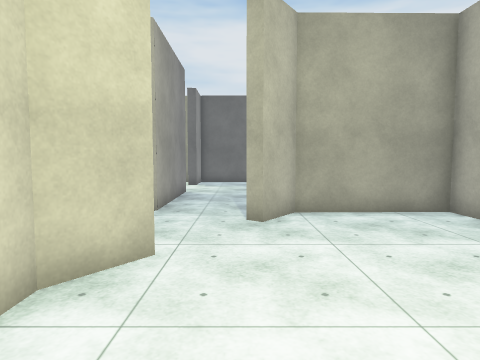
View 1 (above)

17 first-person views from a walk through a Unity game level. The camera is 1.4 m above the floor, tilts 4° down and sees 75° across. The floor is counted in squares, 1 m on a side. Each view is taken from the middle of a square. On the plan, view 1 faces up. The plan holds only what a view shows up to about 14 squares ahead; the rest is blank. The place goes on beyond the plan. Surface patterns are stand-ins for the level's own textures.

View 2
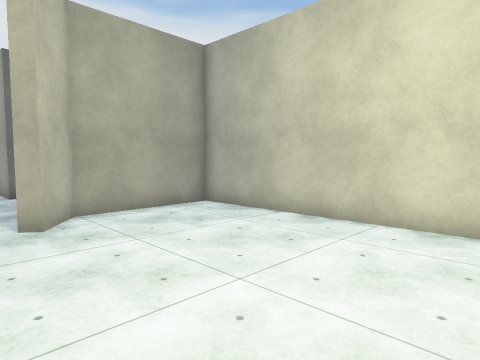

View 3
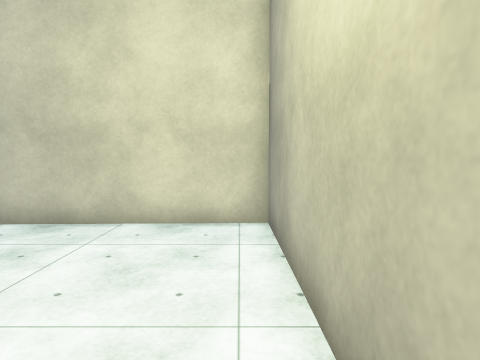

View 4
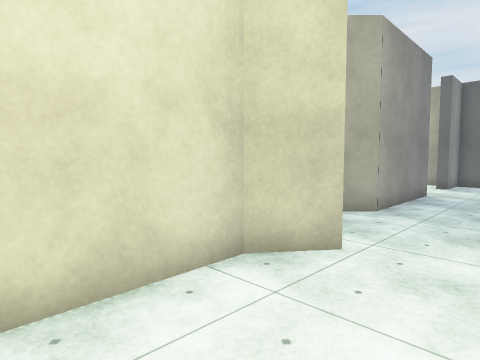

View 5
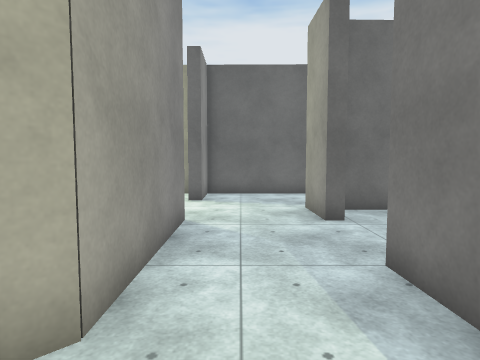

View 6
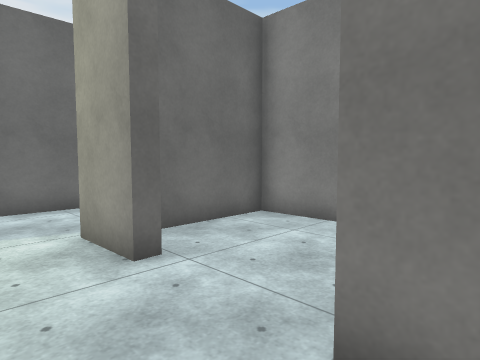

View 7
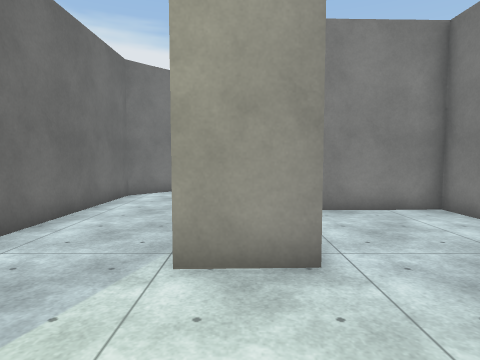

View 8
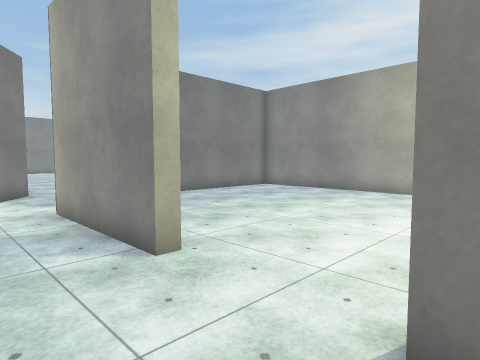

View 9
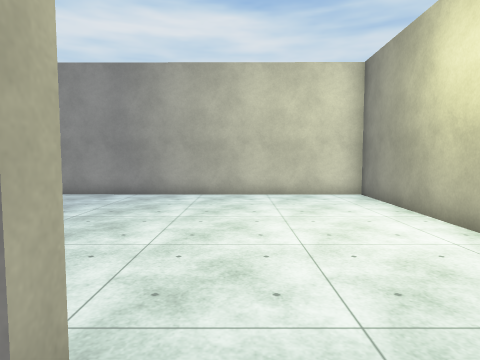

View 10
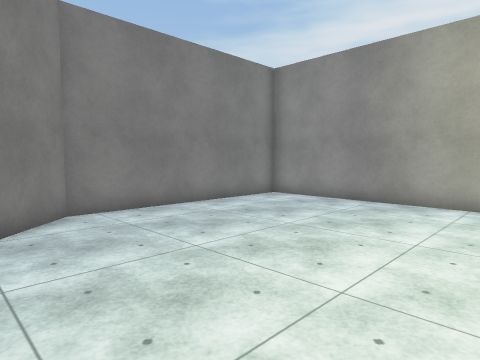

View 11
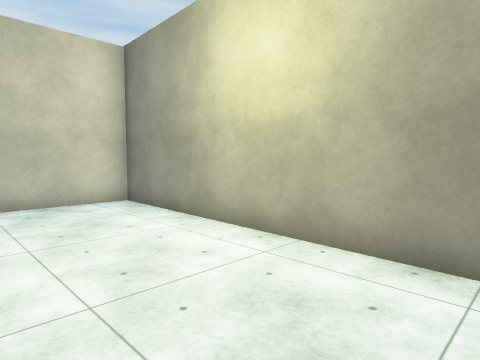

View 12
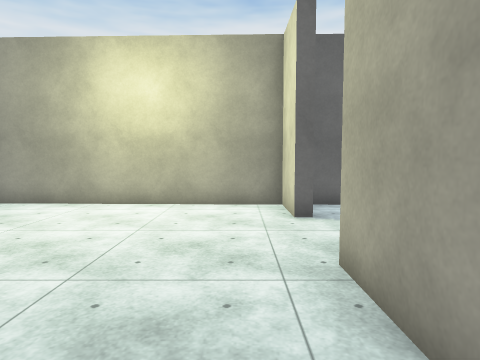

View 13
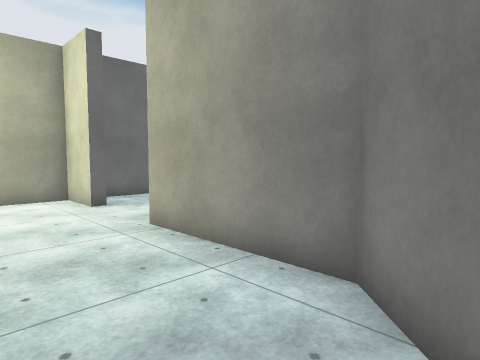

View 14
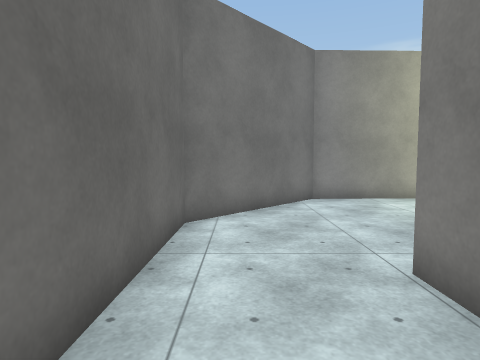

View 15
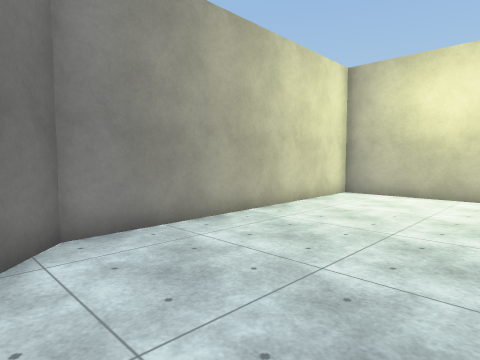

View 16
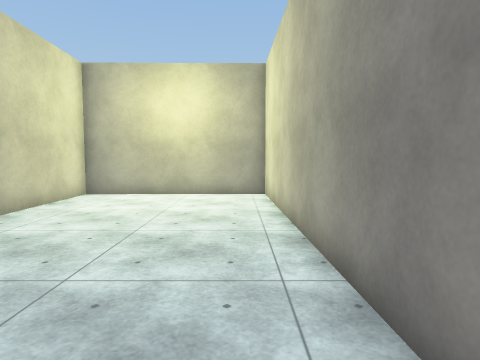

View 17
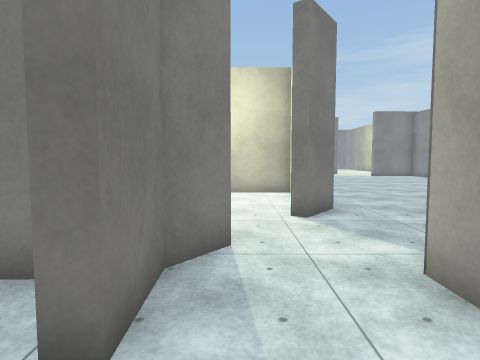

### Floor plan
Ten units are one square. View 1 is at (0, 0); x grows to the right and y downward. Boxes are objects, and circles mark ways between rooms. Rooms are numbered by the first view taken in them; rooms with no view inside come last. Other rooms are left out.
<svg viewBox="-136 -190 271 202">
<path fill="none" stroke="#000" d="M-16 -47 -12 -45 -21 -32 -20 7 57 6 55 -81 14 -80 5 -68 1 -70 10 -81 9 -100 14 -100M15 -130 8 -130M-23 -130 -22 -83 -29 -76M-24 -131 -23 -82M8 -130 8 -149M46 -149 57 -149M75 -182 -23 -184 -23 -163 -27 -163 -27 -184 -130 -185 -131 -59 -53 -58 -27 -85 -27 -130 -23 -130M57 -145 60 -38 130 -39 127 -145 87 -182 75 -182M23 -85 54 -85 53 -145 18 -144"/>
<circle cx="-5" cy="-130" r="3" fill="#2a7"/>
<circle cx="10" cy="-115" r="3" fill="#2a7"/>
<circle cx="70" cy="-165" r="3" fill="#2a7"/>
<text x="10" y="-50">1</text>
<text x="-60" y="-130">2</text>
<text x="90" y="-100">3</text>
<text x="30" y="-110">4</text>
</svg>
Room 1 opens to room 2. Room 1 opens to room 4. Room 2 opens to room 3.

Where each view was taken, in squares from view 1:
view 1: 0 up, 0 right, facing up
view 2: 0 up, 1 left, facing up-right
view 3: 0 up, 1 left, facing right
view 4: 0 up, 1 right, facing up-left
view 5: 6 up, 1 left, facing up
view 6: 9 up, 1 left, facing up-right
view 7: 14 up, 3 left, facing right
view 8: 17 up, 0 right, facing down-left
view 9: 14 up, 1 left, facing left
view 10: 14 up, 3 left, facing down-left
view 11: 14 up, 3 left, facing up-left
view 12: 9 up, 4 left, facing up
view 13: 7 up, 6 left, facing up-right
view 14: 17 up, 2 right, facing right
view 15: 16 up, 7 right, facing down-right
view 16: 16 up, 7 right, facing down
view 17: 12 up, 0 right, facing down
